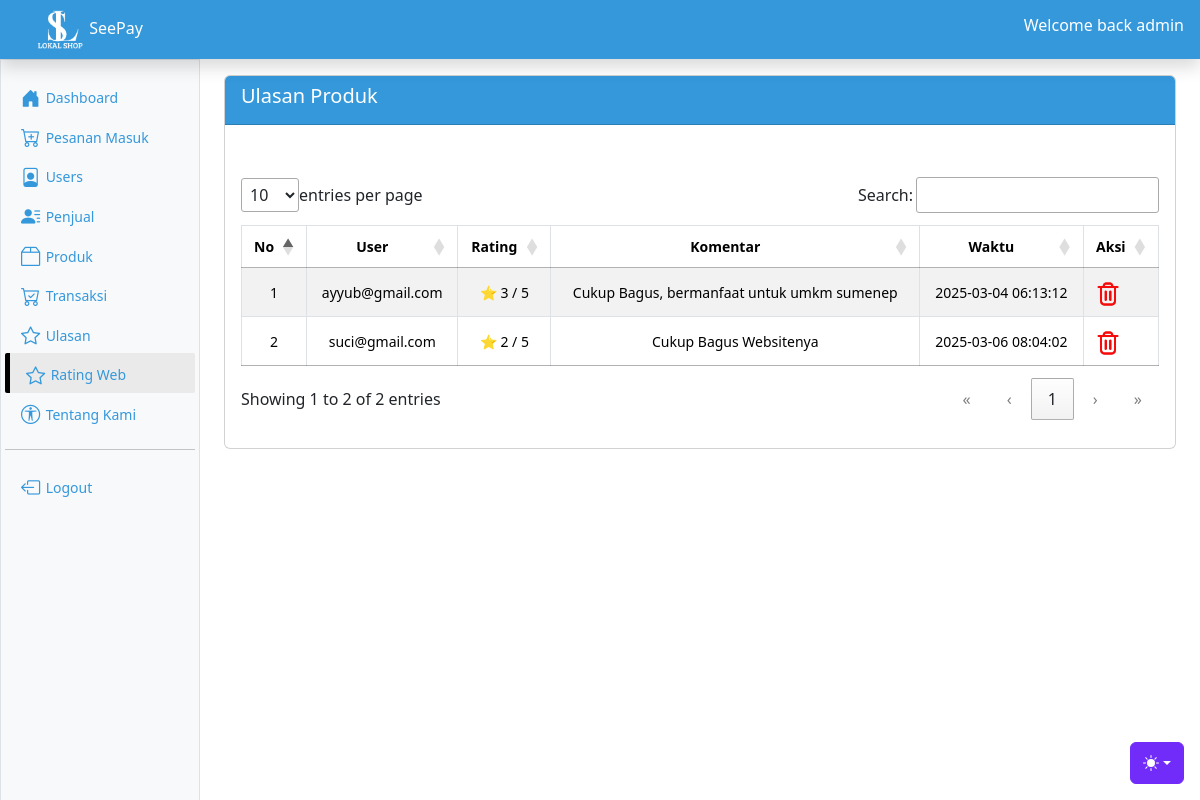
The app's page /backend/index.php?page=data-rating (signed in) with its own data.
### tables this page shows
CREATE TABLE `rating` (
  `id` int(11) NOT NULL,
  `user_id` int(11) NOT NULL,
  `rating` float NOT NULL,
  `komentar` text NOT NULL,
  `created_at` timestamp NOT NULL DEFAULT current_timestamp(),
  `updated_at` timestamp NOT NULL DEFAULT current_timestamp()
);

CREATE TABLE `user` (
  `id` int(11) NOT NULL,
  `nama` text NOT NULL,
  `email` text NOT NULL,
  `password` text NOT NULL,
  `role` enum('user','admin') NOT NULL,
  `kontak` int(15) NOT NULL,
  `alamat` text NOT NULL,
  `created_at` timestamp NOT NULL DEFAULT current_timestamp(),
  `updated_at` timestamp NOT NULL DEFAULT current_timestamp()
);

### backend/admin/ulasanaplikasi/index.php (the view, shortened to what this page needs)
<div class="card card-info mt-3" id="card-data">
    <div class="card-header" style="background-color: #3498DB;">
        <h5 class="card-title" style="color: #fff;">
            <i class="fa fa-table"></i> Ulasan Produk
        </h5>
    </div>
    <div class="card-body">
        <div class="table-responsive">
            <br>
            <table id="example" class="table table-bordered table-striped" style="font-size: 14px;">
                <thead>
                    <tr>
                        <th class="text-center">No</th>
                        <th class="text-center">User</th>
                        <th class="text-center">Rating</th>
                        <th class="text-center">Komentar</th>
                        <th class="text-center">Waktu</th>
                        <th class="text-center">Aksi</th>
                    </tr>
                </thead>
                <tbody>
                    <?php
                    $no = 1;
                        $result = mysqli_query($koneksi, "SELECT rating.id,user.nama,user.email, rating.rating,rating.komentar,rating.created_at,rating.updated_at FROM `rating` JOIN user ON rating.user_id=user.id");
                    while ($data = mysqli_fetch_assoc($result)) { ?>
                        <tr>
                            <td class="text-center">
                                <?php echo $no++; ?>
                            </td>
                            <td class="text-center">
                                <?php echo $data['email']; ?>
                            </td>
                            <td class="text-center">⭐
                                <?php echo $data['rating']; ?> / 5
                            </td>
                            <td class="text-center">
                                <?php echo $data['komentar']; ?>
                            </td>
                            <td class="text-center">
                                <?php echo $data['created_at']; ?>
                            </td>
                            <td>
                                <div class="action d-flex">
                                    <a href="?page=del-ulasan&kode=<?php echo $data['id']; ?>" onclick="return confirm('Apakah anda yakin hapus data ini ?')" title="Hapus" class="mt-1">
                                        <img src="assets/img/icon_action/trash.png" alt="trash" width="28">
                                    </a>
                                </div>
                            </td>
                        </tr>
                    <?php
                    }
                    ?>
                </tbody>
            </table>
        </div>
    </div>

### backend/assets/css/dataTables.dataTables.css (style rules this page uses)
:root { --dt-row-selected: 13, 110, 253; --dt-row-selected-text: 255, 255, 255; --dt-row-selected-link: 9, 10, 11; --dt-row-stripe: 0, 0, 0; --dt-row-hover: 0, 0, 0; --dt-column-ordering: 0, 0, 0; --dt-html-background: white; }
table.dataTable thead > tr > th.dt-orderable-asc, table.dataTable thead > tr > th.dt-orderable-desc, table.dataTable thead > tr > th.dt-ordering-asc, table.dataTable thead > tr > th.dt-ordering-desc, table.dataTable thead > tr > td.dt-orderable-asc, table.dataTable thead > tr > td.dt-orderable-desc, table.dataTable thead > tr > td.dt-ordering-asc, table.dataTable thead > tr > td.dt-ordering-desc { position: relative; padding-right: 30px; }
table.dataTable thead > tr > th.dt-orderable-asc, table.dataTable thead > tr > th.dt-orderable-desc, table.dataTable thead > tr > td.dt-orderable-asc, table.dataTable thead > tr > td.dt-orderable-desc { cursor: pointer; }
table.dataTable th, table.dataTable td { box-sizing: border-box; }
table.dataTable th.dt-type-numeric, table.dataTable th.dt-type-date, table.dataTable td.dt-type-numeric, table.dataTable td.dt-type-date { text-align: right; }
table.dataTable thead th, table.dataTable thead td, table.dataTable tfoot th, table.dataTable tfoot td { text-align: left; }
table.dataTable { width: 100%; margin: 0 auto; border-spacing: 0; }
table.dataTable thead th, table.dataTable tfoot th { font-weight: bold; }
table.dataTable > thead > tr > th, table.dataTable > thead > tr > td { padding: 10px; border-bottom: 1px solid rgba(0, 0, 0, 0.3); }
table.dataTable > tbody > tr { background-color: transparent; }
table.dataTable > tbody > tr:first-child > * { border-top: none; }
table.dataTable > tbody > tr:last-child > * { border-bottom: none; }
table.dataTable > tbody > tr > th, table.dataTable > tbody > tr > td { padding: 8px 10px; }
div.dt-container div.dt-layout-full > *:only-child { margin-left: auto; margin-right: auto; }
div.dt-container.dt-empty-footer tbody > tr:last-child > * { border-bottom: 1px solid rgba(0, 0, 0, 0.3); }

### backend/assets/css/my_css.css (style rules this page uses)
th { text-align: center; vertical-align: middle; }

### backend/assets/css/dahsboard_seller.css (style rules this page uses)
.pesanan tr th,td { vertical-align: middle; text-align: center; font-size: 14px; }

### records on screen
rating: user.email "ayyub@gmail.com", rating "3", komentar "Cukup Bagus, bermanfaat untuk umkm sumenep", created_at "2025-03-04 06:13:12"
rating: user.email "suci@gmail.com", rating "2", komentar "Cukup Bagus Websitenya", created_at "2025-03-06 08:04:02"

### other values on screen
$ses_nama "admin"
